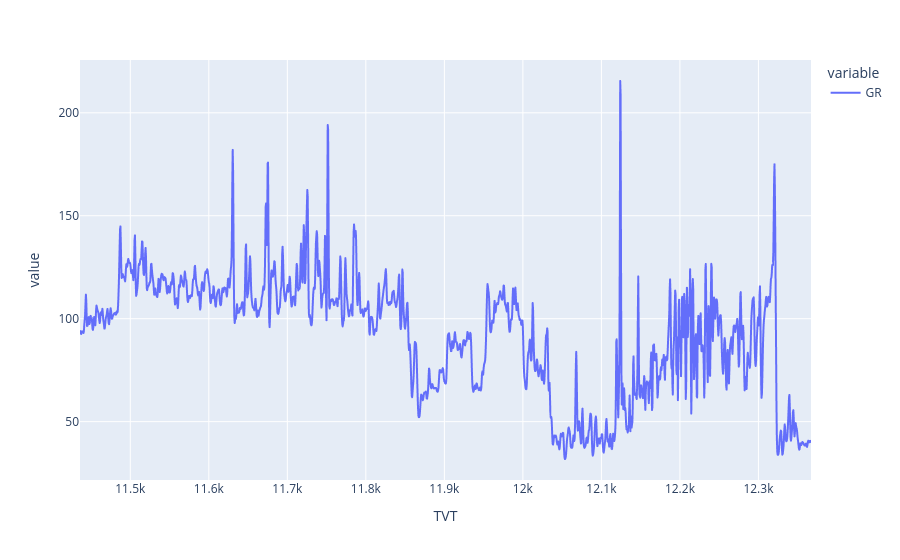

Source (notebook cell):
### Code cell
px.line(typewell_data.set_index("TVT").GR)

### Figure 1 — Plotly figure (JSON) as saved in the notebook; plotly's stock layout.template omitted (floating-point values rounded to 4 significant figures; data arrays with more than 128 entries replaced by an {"elided": "..."} marker saying what was removed)
{"data": [{"hovertemplate": "variable=GR<br>TVT=%{x}<br>value=%{y}<extra></extra>", "legendgroup": "GR", "line": {"color": "#636efa", "dash": "solid"}, "marker": {"symbol": "circle"}, "mode": "lines", "name": "GR", "showlegend": true, "type": "scattergl", "x": {"elided": "1863 float values"}, "xaxis": "x", "y": {"elided": "1863 float values"}, "yaxis": "y"}], "layout": {"legend": {"title": {"text": "variable"}, "tracegroupgap": 0}, "margin": {"t": 60}, "xaxis": {"anchor": "y", "domain": [0, 1], "title": {"text": "TVT"}}, "yaxis": {"anchor": "x", "domain": [0, 1], "title": {"text": "value"}}}}
